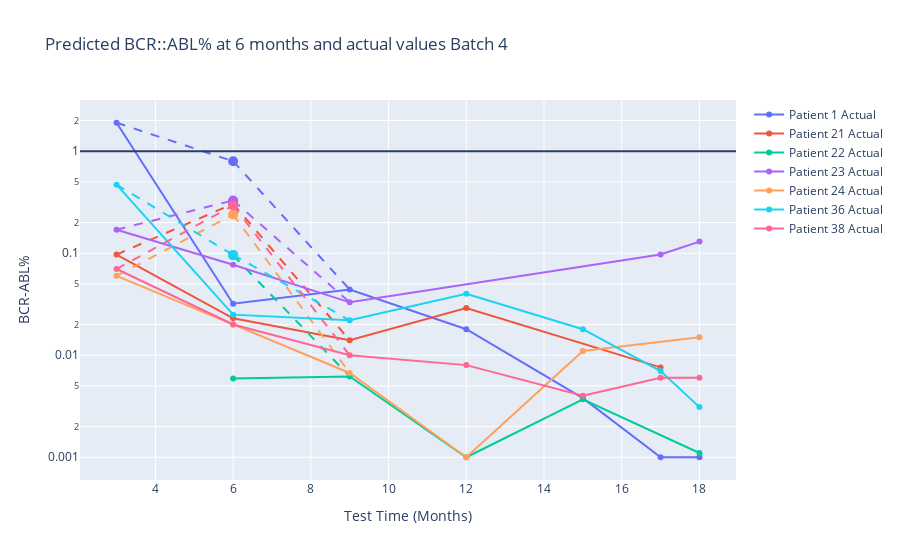

The notebook cell this image was saved under:
### Code cell
import plotly.graph_objects as go
import pandas as pd
import numpy as np
import plotly.express as px

colors = px.colors.qualitative.Plotly

fig = go.Figure()

for idx, patient in enumerate(merged_data_4['patient_number'].unique()):
    patient_data = merged_data_4[merged_data_4['patient_number'] == patient]
    patient_color = colors[idx % len(colors)]  

    fig.add_trace(go.Scatter(
        x=patient_data['month'], y=patient_data['BCRABL'],
        mode='lines+markers', name=f'Patient {patient} Actual',
        line=dict(color=patient_color),  
        marker=dict(color=patient_color) 
    ))
    
    predicted_data = patient_data[patient_data['month'] == 6]
    if not predicted_data.empty:
        fig.add_trace(go.Scatter(
            x=[6], y=predicted_data['pred'],
            mode='markers', name=f'Patient {patient} Predicted',
            marker=dict(color=patient_color, size=10),  
            showlegend=False  
        ))
        
  
        before_pred = patient_data[patient_data['month'] < 6].tail(1)
        after_pred = patient_data[patient_data['month'] > 6].head(1)
        
        if not before_pred.empty:
            fig.add_trace(go.Scatter(
                x=[before_pred['month'].values[0], 6],
                y=[before_pred['BCRABL'].values[0], predicted_data['pred'].values[0]],
                mode='lines', line=dict(dash='dash', color=patient_color),
                showlegend=False  #
            ))
        if not after_pred.empty:
            fig.add_trace(go.Scatter(
                x=[6, after_pred['month'].values[0]],
                y=[predicted_data['pred'].values[0], after_pred['BCRABL'].values[0]],
                mode='lines', line=dict(dash='dash', color=patient_color),
                showlegend=False  
            ))

fig.update_layout(
    title='Predicted BCR::ABL% at 6 months and actual values Batch 4',
    xaxis_title='Test Time (Months)',
    yaxis_title='BCR-ABL%',
    yaxis_type='log'  
)

fig.update_traces(connectgaps=True)

fig.add_hline(y=1)

fig.show()

### Figure 1 — Plotly figure (JSON) as saved in the notebook; plotly's stock layout.template omitted (floating-point values rounded to 4 significant figures)
{"data": [{"connectgaps": true, "line": {"color": "#636EFA"}, "marker": {"color": "#636EFA"}, "mode": "lines+markers", "name": "Patient 1 Actual", "type": "scatter", "x": [3, 6, 9, 12, 15, 17, 18], "y": [1.9, 0.032, 0.044, 0.018, 0.0038, 0.001, 0.001]}, {"connectgaps": true, "marker": {"color": "#636EFA", "size": 10}, "mode": "markers", "name": "Patient 1 Predicted", "showlegend": false, "type": "scatter", "x": [6], "y": [0.7977]}, {"connectgaps": true, "line": {"color": "#636EFA", "dash": "dash"}, "mode": "lines", "showlegend": false, "type": "scatter", "x": [3, 6], "y": [1.9, 0.7977]}, {"connectgaps": true, "line": {"color": "#636EFA", "dash": "dash"}, "mode": "lines", "showlegend": false, "type": "scatter", "x": [6, 9], "y": [0.7977, 0.044]}, {"connectgaps": true, "line": {"color": "#EF553B"}, "marker": {"color": "#EF553B"}, "mode": "lines+markers", "name": "Patient 21 Actual", "type": "scatter", "x": [3, 6, 9, 12, 15, 17, 18], "y": [0.097, 0.023, 0.014, 0.029, null, 0.0076, null]}, {"connectgaps": true, "marker": {"color": "#EF553B", "size": 10}, "mode": "markers", "name": "Patient 21 Predicted", "showlegend": false, "type": "scatter", "x": [6], "y": [0.3055]}, {"connectgaps": true, "line": {"color": "#EF553B", "dash": "dash"}, "mode": "lines", "showlegend": false, "type": "scatter", "x": [3, 6], "y": [0.097, 0.3055]}, {"connectgaps": true, "line": {"color": "#EF553B", "dash": "dash"}, "mode": "lines", "showlegend": false, "type": "scatter", "x": [6, 9], "y": [0.3055, 0.014]}, {"connectgaps": true, "line": {"color": "#00CC96"}, "marker": {"color": "#00CC96"}, "mode": "lines+markers", "name": "Patient 22 Actual", "type": "scatter", "x": [3, 6, 9, 12, 15, 17, 18], "y": [null, 0.0059, 0.0062, 0.001, 0.0037, null, 0.0011]}, {"connectgaps": true, "marker": {"color": "#00CC96", "size": 10}, "mode": "markers", "name": "Patient 22 Predicted", "showlegend": false, "type": "scatter", "x": [6], "y": [0.09538]}, {"connectgaps": true, "line": {"color": "#00CC96", "dash": "dash"}, "mode": "lines", "showlegend": false, "type": "scatter", "x": [3, 6], "y": [null, 0.09538]}, {"connectgaps": true, "line": {"color": "#00CC96", "dash": "dash"}, "mode": "lines", "showlegend": false, "type": "scatter", "x": [6, 9], "y": [0.09538, 0.0062]}, {"connectgaps": true, "line": {"color": "#AB63FA"}, "marker": {"color": "#AB63FA"}, "mode": "lines+markers", "name": "Patient 23 Actual", "type": "scatter", "x": [3, 6, 9, 15, 17, 18], "y": [0.17, 0.077, 0.033, null, 0.097, 0.13]}, {"connectgaps": true, "marker": {"color": "#AB63FA", "size": 10}, "mode": "markers", "name": "Patient 23 Predicted", "showlegend": false, "type": "scatter", "x": [6], "y": [0.3291]}, {"connectgaps": true, "line": {"color": "#AB63FA", "dash": "dash"}, "mode": "lines", "showlegend": false, "type": "scatter", "x": [3, 6], "y": [0.17, 0.3291]}, {"connectgaps": true, "line": {"color": "#AB63FA", "dash": "dash"}, "mode": "lines", "showlegend": false, "type": "scatter", "x": [6, 9], "y": [0.3291, 0.033]}, {"connectgaps": true, "line": {"color": "#FFA15A"}, "marker": {"color": "#FFA15A"}, "mode": "lines+markers", "name": "Patient 24 Actual", "type": "scatter", "x": [3, 6, 9, 12, 15, 17, 18], "y": [0.06, 0.02, 0.0067, 0.001, 0.011, null, 0.015]}, {"connectgaps": true, "marker": {"color": "#FFA15A", "size": 10}, "mode": "markers", "name": "Patient 24 Predicted", "showlegend": false, "type": "scatter", "x": [6], "y": [0.2394]}, {"connectgaps": true, "line": {"color": "#FFA15A", "dash": "dash"}, "mode": "lines", "showlegend": false, "type": "scatter", "x": [3, 6], "y": [0.06, 0.2394]}, {"connectgaps": true, "line": {"color": "#FFA15A", "dash": "dash"}, "mode": "lines", "showlegend": false, "type": "scatter", "x": [6, 9], "y": [0.2394, 0.0067]}, {"connectgaps": true, "line": {"color": "#19D3F3"}, "marker": {"color": "#19D3F3"}, "mode": "lines+markers", "name": "Patient 36 Actual", "type": "scatter", "x": [3, 6, 9, 12, 15, 17, 18], "y": [0.47, 0.025, 0.022, 0.04, 0.018, 0.007, 0.0031]}, {"connectgaps": true, "marker": {"color": "#19D3F3", "size": 10}, "mode": "markers", "name": "Patient 36 Predicted", "showlegend": false, "type": "scatter", "x": [6], "y": [0.09627]}, {"connectgaps": true, "line": {"color": "#19D3F3", "dash": "dash"}, "mode": "lines", "showlegend": false, "type": "scatter", "x": [3, 6], "y": [0.47, 0.09627]}, {"connectgaps": true, "line": {"color": "#19D3F3", "dash": "dash"}, "mode": "lines", "showlegend": false, "type": "scatter", "x": [6, 9], "y": [0.09627, 0.022]}, {"connectgaps": true, "line": {"color": "#FF6692"}, "marker": {"color": "#FF6692"}, "mode": "lines+markers", "name": "Patient 38 Actual", "type": "scatter", "x": [3, 6, 9, 12, 15, 17, 18], "y": [0.07, 0.02, 0.01, 0.008, 0.004, 0.006, 0.006]}, {"connectgaps": true, "marker": {"color": "#FF6692", "size": 10}, "mode": "markers", "name": "Patient 38 Predicted", "showlegend": false, "type": "scatter", "x": [6], "y": [0.2934]}, {"connectgaps": true, "line": {"color": "#FF6692", "dash": "dash"}, "mode": "lines", "showlegend": false, "type": "scatter", "x": [3, 6], "y": [0.07, 0.2934]}, {"connectgaps": true, "line": {"color": "#FF6692", "dash": "dash"}, "mode": "lines", "showlegend": false, "type": "scatter", "x": [6, 9], "y": [0.2934, 0.01]}], "layout": {"shapes": [{"type": "line", "x0": 0, "x1": 1, "xref": "x domain", "y0": 1, "y1": 1, "yref": "y"}], "title": {"text": "Predicted BCR::ABL% at 6 months and actual values Batch 4"}, "xaxis": {"title": {"text": "Test Time (Months)"}}, "yaxis": {"title": {"text": "BCR-ABL%"}, "type": "log"}}}
